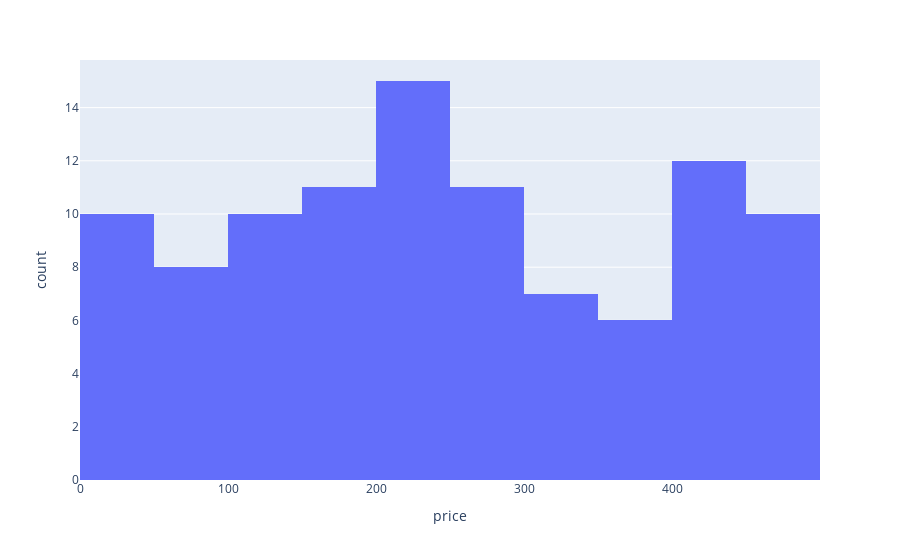

Notebook cell for this chart:
### Code cell
px.histogram(eco_file, x="price")

### Figure 1 — Plotly figure (JSON) as saved in the notebook; plotly's stock layout.template omitted (floating-point values rounded to 4 significant figures)
{"data": [{"bingroup": "x", "hovertemplate": "price=%{x}<br>count=%{y}<extra></extra>", "legendgroup": "", "marker": {"color": "#636efa", "pattern": {"shape": ""}}, "name": "", "orientation": "v", "showlegend": false, "type": "histogram", "x": [228, 136, 75, 453, 10, 176, 10, 174, 251, 177, 99, 91, 251, 233, 462, 498, 259, 422, 175, 42, 199, 118, 349, 420, 170, 411, 244, 244, 110, 207, 150, 205, 265, 163, 71, 60, 140, 167, 133, 205, 120, 463, 56, 223, 13, 216, 53, 226, 424, 344, 453, 383, 304, 48, 456, 288, 404, 133, 321, 443, 337, 118, 46, 254, 353, 244, 426, 435, 220, 278, 237, 180, 306, 198, 146, 488, 363, 361, 436, 403, 473, 438, 311, 257, 275, 40, 362, 248, 484, 40, 35, 413, 133, 469, 230, 378, 56, 275, 17, 278], "xaxis": "x", "yaxis": "y"}], "layout": {"barmode": "relative", "legend": {"tracegroupgap": 0}, "margin": {"t": 60}, "xaxis": {"anchor": "y", "domain": [0, 1], "title": {"text": "price"}}, "yaxis": {"anchor": "x", "domain": [0, 1], "title": {"text": "count"}}}}
